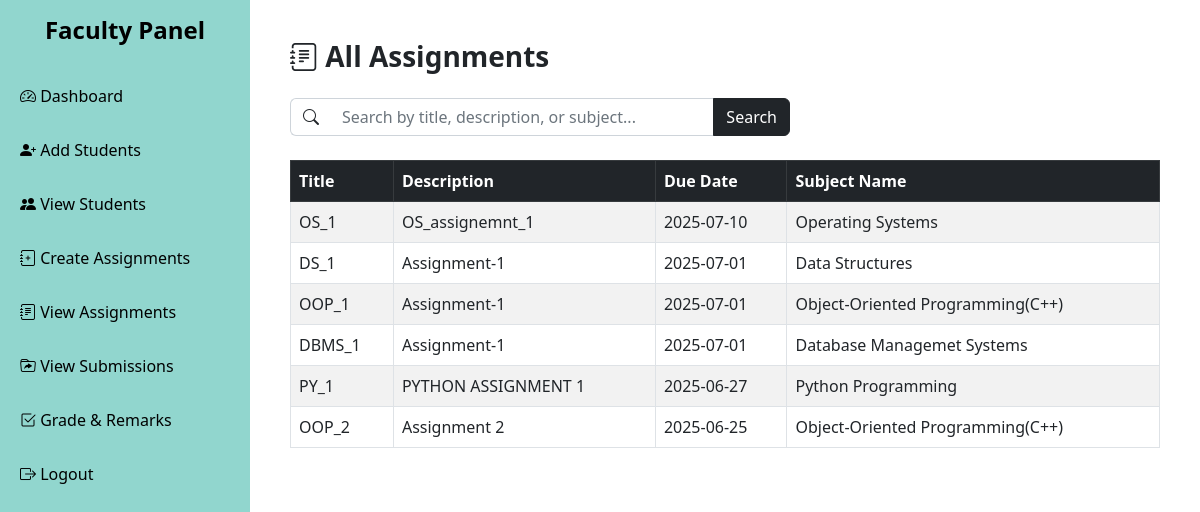
Screenshot of /view_assignment_faculty.php with the database file from the repository.
### tables this page shows
CREATE TABLE `assignments` (
  `assignment_id` int(11) NOT NULL,
  `title` varchar(100) NOT NULL,
  `description` text NOT NULL,
  `due_date` date NOT NULL,
  `sub_id` int(11) NOT NULL,
  `file_name` varchar(255) DEFAULT NULL
);

CREATE TABLE `subjects` (
  `sub_id` int(11) NOT NULL,
  `sub_code` varchar(20) NOT NULL,
  `sub_name` varchar(100) NOT NULL,
  `admin_id` int(11) NOT NULL
);

### view_assignment_faculty.php (the view, shortened to what this page needs)
<?php
include "db_connect.php";
$search = isset($_GET['search']) ? mysqli_real_escape_string($conn, $_GET['search']) : '';
?>
<!DOCTYPE html>
<html lang="en">
<head>
  <link href="https://cdn.jsdelivr.net/npm/bootstrap@5.2.3/dist/css/bootstrap.min.css" rel="stylesheet">
  <link href="https://cdn.jsdelivr.net/npm/bootstrap-icons@1.10.5/font/bootstrap-icons.css" rel="stylesheet">
</head>
<body>
<div class="wrapper">
  <div class="sidebar">
    <h4>Faculty Panel</h4>
    <a href="faculty_dashboard.php"><i class="bi bi-speedometer2"></i> Dashboard</a>
    <a href="faculty_add_student.php"><i class="bi bi-person-plus-fill"></i> Add Students</a>
    <a href="faculty_student_view.php"><i class="bi bi-people-fill"></i> View Students</a>
    <a href="create_assignment.php"><i class="bi bi-journal-plus"></i> Create Assignments</a>
    <a href="view_assignment_faculty.php"><i class="bi bi-journal-text"></i> View Assignments</a>
    <a href="view_submissions_faculty.php"><i class="bi bi-folder-symlink"></i> View Submissions</a>
    <a href="give_grades.php"><i class="bi bi-check2-square"></i> Grade & Remarks</a>
    <a href="index.php"><i class="bi bi-box-arrow-right"></i> Logout</a>
  </div>
  <div class="content-wrapper">
    <h3 class="mb-4 text-left"><i class="bi bi-journal-text"></i> All Assignments</h3>
<form method="GET" action="" class="mb-4" style="max-width: 500px;">
  <div class="input-group">
    <span class="input-group-text bg-white border-end-0">
      <i class="bi bi-search text-dark"></i>
    </span>
    <input
      type="text"
      name="search"
      class="form-control border-start-0"
      placeholder="Search by title, description, or subject..."
      value="<?= htmlspecialchars($search) ?>"
    >
    <button class="btn btn-dark" type="submit">Search</button>
  </div>
</form>
    <div class="table-responsive">
      <table class="table table-bordered table-striped align-middle">
        <thead class="table-dark">
          <tr>
            <th>Title</th>
            <th>Description</th>
            <th>Due Date</th>
            <th>Subject Name</th>
          </tr>
        </thead>
        <tbody>
          <?php
          if (!empty($search)) {
            $query = "SELECT a.*, b.sub_name
                      FROM assignments a
                      JOIN subjects b ON a.sub_id = b.sub_id
                      WHERE a.title LIKE '%$search%'
                         OR a.description LIKE '%$search%'
                         OR b.sub_name LIKE '%$search%'
                      ORDER BY a.due_date DESC";
          } else {
            $query = "SELECT a.*, b.sub_name
                      FROM assignments a
                      JOIN subjects b ON a.sub_id = b.sub_id
                      ORDER BY a.due_date DESC";
          }
          $result = mysqli_query($conn, $query);
          if (mysqli_num_rows($result) > 0) {
            while ($row = mysqli_fetch_assoc($result)) {
              echo "<tr>";
              echo "<td>" . htmlspecialchars($row['title']) . "</td>";
              echo "<td>" . htmlspecialchars($row['description']) . "</td>";
              echo "<td>" . htmlspecialchars($row['due_date']) . "</td>";
              echo "<td>" . htmlspecialchars($row['sub_name']) . "</td>";
              echo "</tr>";
            }
          } else {
            echo "<tr><td colspan='4' class='text-center text-muted'>No assignments found.</td></tr>";
          }
          ?>
        </tbody>
      </table>
    </div>
  </div>
</div>
</body>
</html>

### view_assignment_faculty.php (style rules this page uses)
body { font-family: 'Segoe UI', sans-serif; background-image: url('images/image10.jpg'); background-repeat: no-repeat; background-size: cover; background-attachment: fixed; margin: 0; min-height: 100vh; display: flex; flex-direction: column; }
.wrapper { flex: 1; display: flex; min-height: 100vh; background-color: rgba(255, 255, 255, 0.85); }
.sidebar { flex-shrink: 0; width: 250px; background-color: rgb(145, 214, 206); color: #000; padding-top: 1rem; position: sticky; top: 0; height: 100vh; }
.sidebar h4 { text-align: center; margin-bottom: 1.5rem; font-weight: bold; }
.sidebar a { color: #000; text-decoration: none; display: block; padding: 15px 20px; font-weight: 500; transition: background-color 0.3s ease; }
.content-wrapper { flex-grow: 1; padding: 40px; }
h3 { font-weight: bold; }
.table th, .table td { vertical-align: middle; }

### rows the page displays
assignments: title "OS_1", description "OS_assignemnt_1", due_date "2025-07-10", sub.sub_name "Operating Systems"
assignments: title "DS_1", description "Assignment-1", due_date "2025-07-01", sub.sub_name "Data Structures"
assignments: title "OOP_1", description "Assignment-1", due_date "2025-07-01", sub.sub_name "Object-Oriented Programming(C++)"
assignments: title "DBMS_1", description "Assignment-1", due_date "2025-07-01", sub.sub_name "Database Managemet Systems"
assignments: title "PY_1", description "PYTHON ASSIGNMENT 1", due_date "2025-06-27", sub.sub_name "Python Programming"
assignments: title "OOP_2", description "Assignment 2", due_date "2025-06-25", sub.sub_name "Object-Oriented Programming(C++)"
